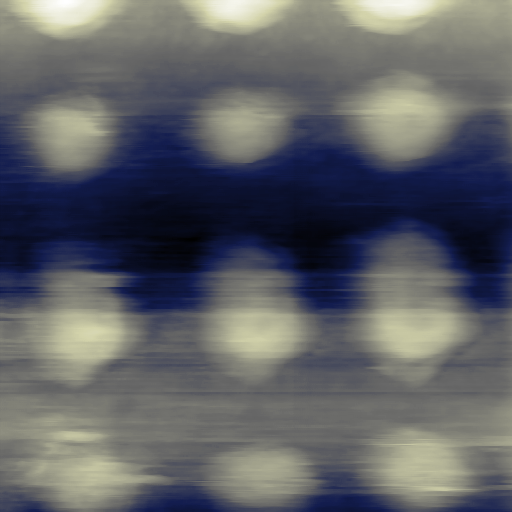
#> input picture Temp.bmp, 512 x 512 px
$ jupyter execute --allow-errors 'Уроки_Настоящего.ipynb'   (shell and % lines are left out)
#> lines starting #> are read from the running program, lines starting #| are printed output that depends on the picture
<a href="https://colab.research.google.com/github/VysockovEgor/Lessons-of-the-Present-2025/blob/master/%D0%A3%D1%80%D0%BE%D0%BA%D0%B8_%D0%9D%D0%B0%D1%81%D1%82%D0%BE%D1%8F%D1%89%D0%B5%D0%B3%D0%BE.ipynb" target="_parent"></a>

#Восстановление фото методом резинового листа

[cell 1]
import cv2
import numpy as np
import matplotlib.pyplot as plt
import torch
import torch.nn as nn

try:
    from bm3d import bm3d, BM3DProfile
except ImportError:
    bm3d = None
    BM3DProfile = None

# Модель DnCNN без BatchNorm, рассчитанная на один канал
class DnCNN(nn.Module):
    # [8 lines left out: function __init__, not called in this run]
    def forward(self, x):
        return x - self.dncnn(x)

def denoise_image_color_cv2(img):
    return cv2.fastNlMeansDenoisingColored(img, None, h=10, hColor=10, templateWindowSize=7, searchWindowSize=21)

# [36 lines left out: functions denoise_image_color_bm3d, denoise_image_color_dncnn, not called in this run]

def load_image(path):
    img = cv2.imread(path, cv2.IMREAD_COLOR)
    if img is None:
        raise IOError(f"Не удалось открыть изображение по пути: {path}")
    return img

def preprocess_image_color(img):
    lab = cv2.cvtColor(img, cv2.COLOR_BGR2LAB)
    l, a, b = cv2.split(lab)
    clahe = cv2.createCLAHE(clipLimit=2.0, tileGridSize=(8, 8))
    l_eq = clahe.apply(l)
    lab_eq = cv2.merge((l_eq, a, b))
    return cv2.cvtColor(lab_eq, cv2.COLOR_LAB2BGR)

def sharpen_image_color(img):
    gaussian = cv2.GaussianBlur(img, (9, 9), sigmaX=10.0)
    return cv2.addWeighted(img, 1.5, gaussian, -0.5, 0)

# Функция, реализующая восстановление фото методом резинового листа
def rubber_sheet_restoration(img, k=0.000001):
    """
    Параметры:
        img - исходное изображение
        k   - коэффициент деформации (подбирайте опытно: k>0 – сжатие, k<0 – растяжение)
    Метод вычисляет новую карту координат с нелинейным обратным отображением и использует cv2.remap.
    """
    h, w = img.shape[:2]
    cx, cy = w / 2, h / 2
    x, y = np.meshgrid(np.arange(w), np.arange(h))
    # Вычисляем квадрат расстояния от центра
    r_squared = (x - cx) ** 2 + (y - cy) ** 2
    # Обратное нелинейное отображение: корректировка координат
    map_x = ((x - cx) / (1 + k * r_squared)) + cx
    map_y = ((y - cy) / (1 + k * r_squared)) + cy
    restored_img = cv2.remap(img, map_x.astype(np.float32), map_y.astype(np.float32), interpolation=cv2.INTER_LINEAR)
    return restored_img

def process_satellite_image_color(path, method="dncnn"):
    img = load_image(path)
#> in load_image, img is the input picture: shape (512, 512, 3); mean B, G, R 101.6, 96.9, 94.7
    preprocessed = preprocess_image_color(img)
#> in preprocess_image_color, `lab = cv2.cvtColor(img, cv2.COLOR_BGR2LAB)`: lab: shape (512, 512, 3); mean of channels 0, 1, 2 102.7, 129.6, 124.2
#> in preprocess_image_color, `l, a, b = cv2.split(lab)`:
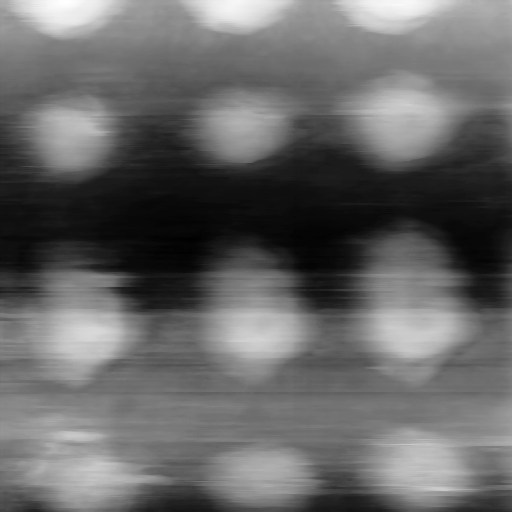
#> l: shape (512, 512); min 0, max 255, mean 102.7
#> in preprocess_image_color, `l, a, b = cv2.split(lab)`:
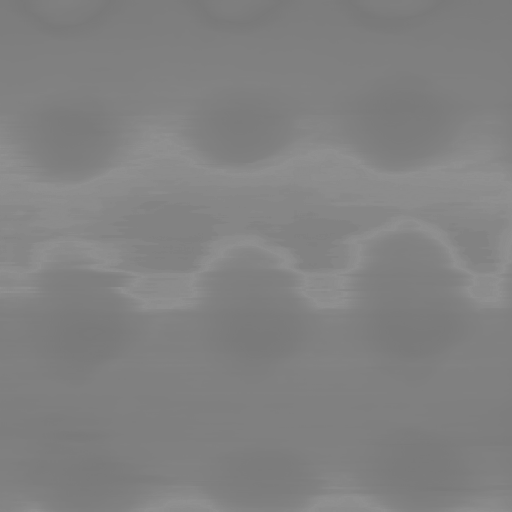
#> a: shape (512, 512); min 121, max 144, mean 129.6
#> in preprocess_image_color, `l, a, b = cv2.split(lab)`:
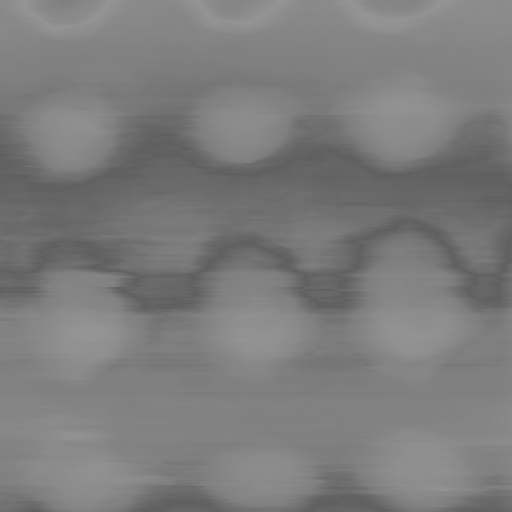
#> b: shape (512, 512); min 96, max 148, mean 124.2
#> in preprocess_image_color, `l_eq = clahe.apply(l)`:
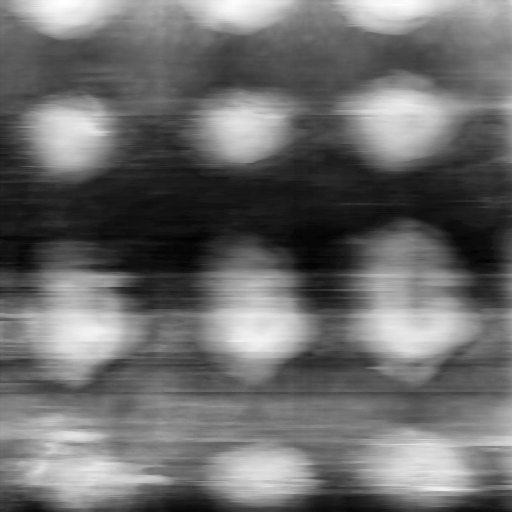
#> l_eq: shape (512, 512); min 1, max 255, mean 107.1
#> in preprocess_image_color, `lab_eq = cv2.merge((l_eq, a, b))`: lab_eq: shape (512, 512, 3); mean of channels 0, 1, 2 107.1, 129.6, 124.2
#> in preprocess_image_color, `return cv2.cvtColor(lab_eq, cv2.COLOR_LAB2BGR)`:
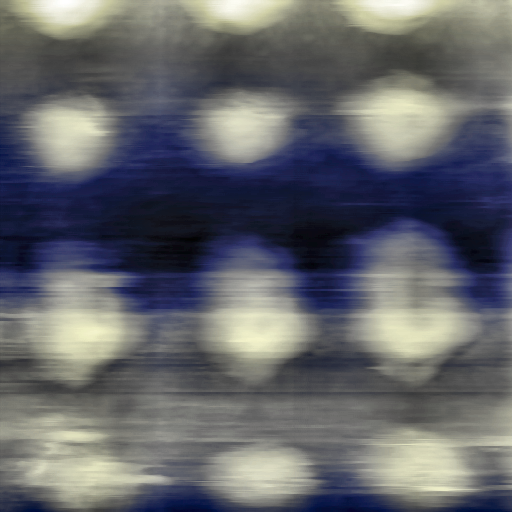
#> returned value: shape (512, 512, 3); mean B, G, R 106.3, 101.5, 99.6
    sharpened = sharpen_image_color(preprocessed)
    if method == "cv2":
        processed = denoise_image_color_cv2(sharpened)
    elif method == "bm3d":
        processed = denoise_image_color_bm3d(sharpened)
    elif method == "dncnn":
        processed = denoise_image_color_dncnn(sharpened)
    elif method == "rubber":
        # Восстановление методом резинового листа: подберите параметр k при необходимости
        processed = rubber_sheet_restoration(sharpened, k=0.000001)
#> in rubber_sheet_restoration, `restored_img = cv2.remap(img, map_x.astype(np.float32), map_y.astype(n..`:
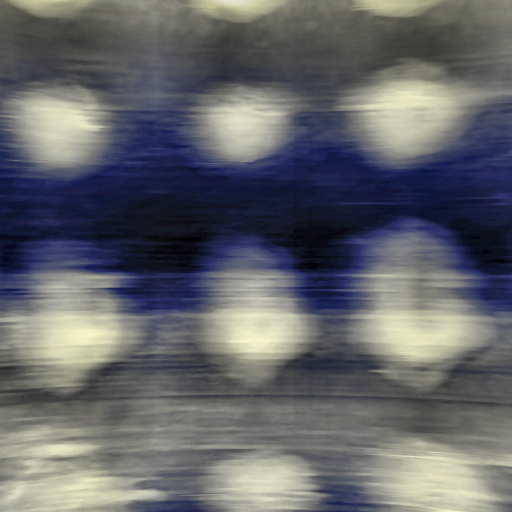
#> restored_img: shape (512, 512, 3); mean B, G, R 105.7, 101.4, 99.6
    else:
        processed = denoise_image_color_cv2(sharpened)
    return {"original": img, "preprocessed": preprocessed, "sharpened": sharpened, "processed": processed}

def display_results(results, titles=None):
    if titles is None:
        titles = ["Оригинал", "Предобработка", "Повышение резкости", "Восстановление"]
    images = [results["original"], results["preprocessed"], results["sharpened"], results["processed"]]
    plt.figure(figsize=(15, 8))
    for i in range(len(images)):
        plt.subplot(2, 2, i + 1)
        plt.imshow(cv2.cvtColor(images[i], cv2.COLOR_BGR2RGB))
        plt.title(titles[i])
        plt.axis("off")
    plt.tight_layout()
    plt.show()

if __name__ == "__main__":
    image_path = "Temp.bmp"
    # Выбираем метод "rubber" для восстановления через резиновый лист
    results = process_satellite_image_color(image_path, method="rubber")
#> results = 4 items
    display_results(results)
#> the loop in display_results, `for i in range(len(images)):` made 4 passes
#> in display_results, `plt.show()`:
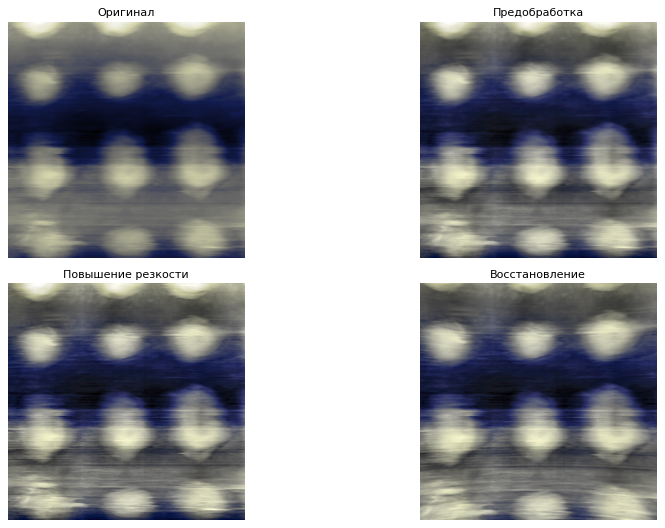
#> figure drawn by matplotlib, 4 panels

# Восстановление фотографии медианным фильтром

В этом ноутбуке выполняется портирование исходного кода. Фотография повреждается удалением заданного процента строк, затем восстанавливается с помощью медианного фильтра. В конце вычисляются метрики восстановления (MSE и PSNR) для оценки качества восстановления.

[cell 2]
import numpy as np
from matplotlib import pyplot as plt
import random
from copy import deepcopy
import math

[cell 3]
# Задаём параметры
damage = 20         # Процент удаляемых строк
filter_size = 5     # Размер медианного фильтра

[cell 4]
# Функция медианного фильтра
# [31 lines left out: functions median_filter_2d, delete_some_rows, not called in this run]

#> (a cell that did not finish here is left out)

#> (a cell that did not finish here is left out)

# MSE и PSNR

## MSE (Mean Squared Error, среднеквадратичная ошибка)

**Определение:**
MSE вычисляет среднее значение квадратов разности между значениями пикселей оригинального изображения и восстановленного (или обработанного) изображения. Формула выглядит следующим образом:

где:
- \( I_i \) — значение i-го пикселя оригинального изображения,
- \( K_i \) — значение i-го пикселя восстановленного изображения,
- \( N \) — общее количество пикселей.

**Интерпретация:**
- **Низкое значение MSE:** означает, что восстановленное изображение близко к оригиналу.
- **Высокое значение MSE:** указывает на значительные отклонения между оригиналом и обработанным изображением.

---

## PSNR (Peak Signal-to-Noise Ratio, пиковое отношение сигнал/шум)

**Определение:**
PSNR измеряет отношение максимального возможного значения сигнала к уровню шума, возникающему из-за ошибок (вычисляемых по MSE). Эта метрика выражается в децибелах (dB). Формула PSNR:

где:
- **MAX** — максимальное значение интенсивности пикселя ,
- **MSE** — среднеквадратичная ошибка, рассчитанная по предыдущей формуле.

**Интерпретация:**
- **Высокий PSNR:** свидетельствует о том, что уровень шума невысок, что означает лучшее качество восстановления изображения. Обычно значение PSNR выше 30 дБ считается приемлемым для сжатых изображений.
- **Низкий PSNR:** указывает на более высокую степень ошибок и, соответственно, значительный шум.

---

## Сравнение и применение

- **MSE** предоставляет количественную меру разницы между изображениями, позволяя непосредственно оценить абсолютное отклонение каждого пикселя.
- **PSNR** переводит эту ошибку в логарифмическую шкалу (децибелы), что способствует лучшему пониманию визуального качества восстановления.

Обе метрики часто используются вместе, чтобы обеспечить более полную оценку качества в задачах обработки, сжатия и восстановления изображений.

#> (a cell that did not finish here is left out)

[cell 8]
# Визуализация результатов
fig1, ax1 = plt.subplots(1, 3, figsize=(20, 6))
#> (the rest of this cell did not finish here and is left out)

[cell 9]
import cv2
import matplotlib.pyplot as plt
import numpy as np

# --- Применение медианного фильтра, как в вашем примере ---
median_filter_size = 7
median_filtered_img = cv2.medianBlur(results["processed"], median_filter_size)

# Отображение исходного, обработанного и медианно-фильтрованного изображений
plt.figure(figsize=(18, 6))

plt.subplot(1, 3, 1)
plt.imshow(cv2.cvtColor(results["original"], cv2.COLOR_BGR2RGB))
plt.title("Оригинальное изображение")
plt.axis("off")

plt.subplot(1, 3, 2)
plt.imshow(cv2.cvtColor(results["processed"], cv2.COLOR_BGR2RGB))
plt.title("Обработка методом резинового листа")
plt.axis("off")

plt.subplot(1, 3, 3)
plt.imshow(cv2.cvtColor(median_filtered_img, cv2.COLOR_BGR2RGB))
plt.title(f"Медианный фильтр (ядро {median_filter_size}x{median_filter_size})")
plt.axis("off")

plt.tight_layout()
plt.show()
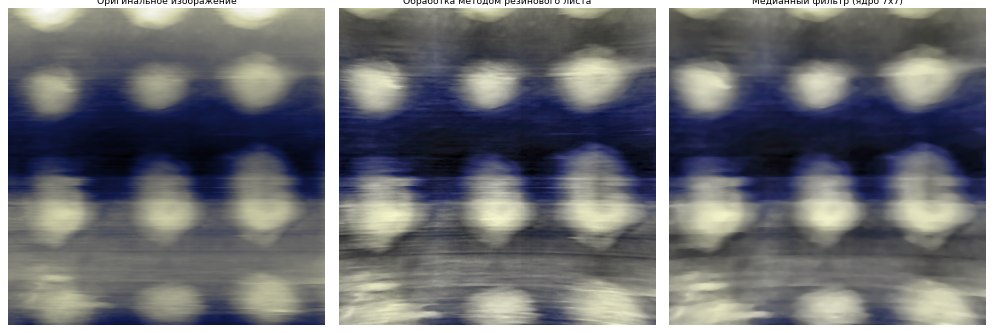
#> figure drawn by matplotlib, 3 panels

# --- Сегментация изображения с использованием K‑means ---
# Выберем изображение для сегментации. В данном примере – результат обработки методом резинового листа.
img = results["processed"]

# Преобразуем изображение в формат [N, 3] для алгоритма кластеризации
Z = img.reshape((-1, 3))
Z = np.float32(Z)

# Определяем критерии завершения алгоритма K-means: либо 10 итераций, либо изменение меньше 1.0
criteria = (cv2.TERM_CRITERIA_EPS + cv2.TERM_CRITERIA_MAX_ITER, 10, 1.0)
#> criteria = (3, 10, 1)
K = 4  # число кластеров (сегментов), можно изменять по необходимости
ret, label, center = cv2.kmeans(Z, K, None, criteria, 10, cv2.KMEANS_RANDOM_CENTERS)
#> ret = 188055409.8; center = [[120.9, 126.3, 126.1], [88.52, 79.04, 77.15], [170.1, 193.2, 193.1], [59.69, 28.34, 23.4]]

# Преобразуем центроиды обратно в uint8 и формируем сегментированное изображение
center = np.uint8(center)
#> center = [[120, 126, 126], [88, 79, 77], [170, 193, 193], [59, 28, 23]]
segmented_data = center[label.flatten()]
segmented_img = segmented_data.reshape((img.shape))
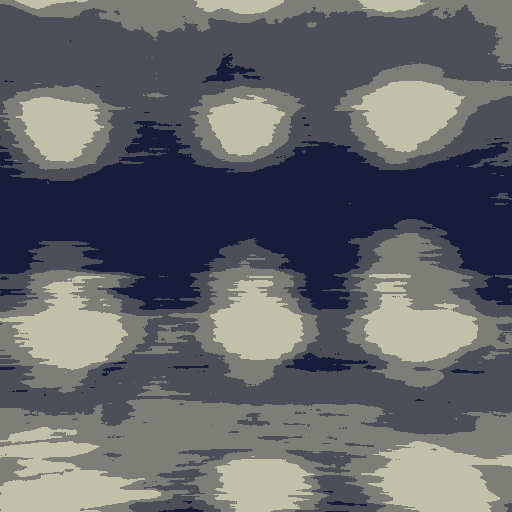
#> segmented_img: shape (512, 512, 3); mean B, G, R 105.1, 101.2, 99.4

# --- Визуализация результатов сегментации ---
plt.figure(figsize=(12, 6))

plt.subplot(1, 2, 1)
plt.imshow(cv2.cvtColor(img, cv2.COLOR_BGR2RGB))
plt.title("Исходное изображение (резиновый лист)")
plt.axis("off")

plt.subplot(1, 2, 2)
plt.imshow(cv2.cvtColor(segmented_img, cv2.COLOR_BGR2RGB))
plt.title(f"Сегментация K-means (K={K})")
plt.axis("off")

plt.tight_layout()
plt.show()
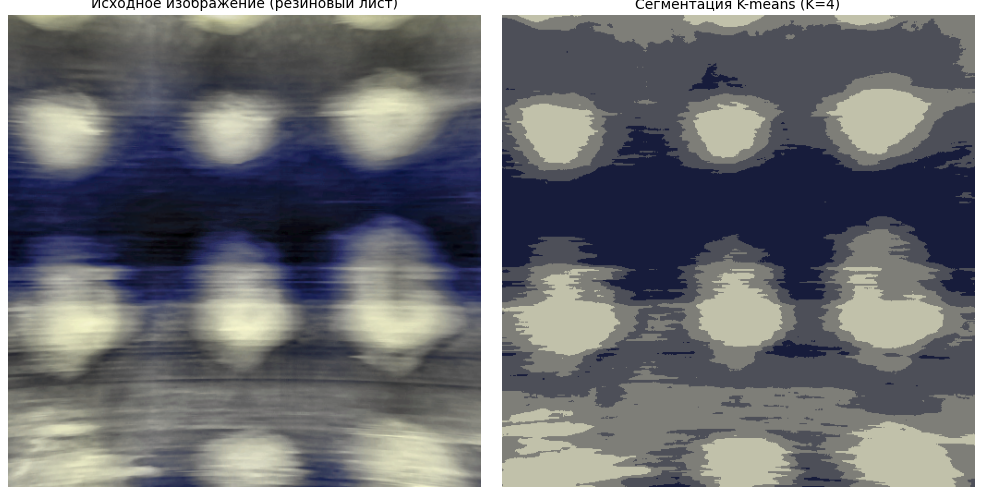
#> figure drawn by matplotlib, 2 panels
